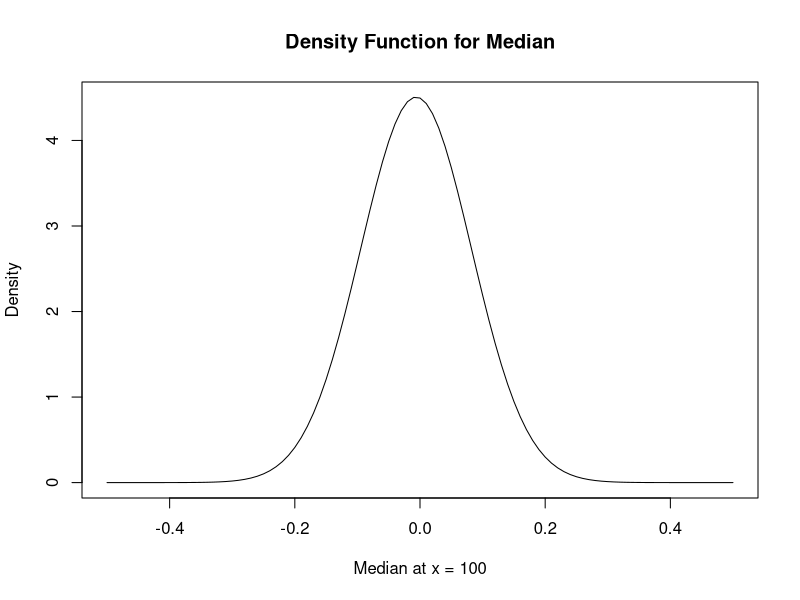
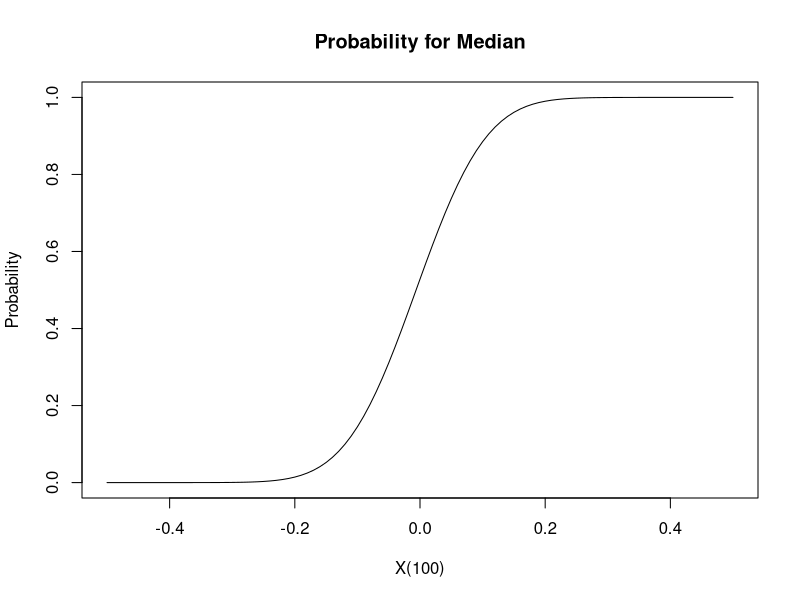
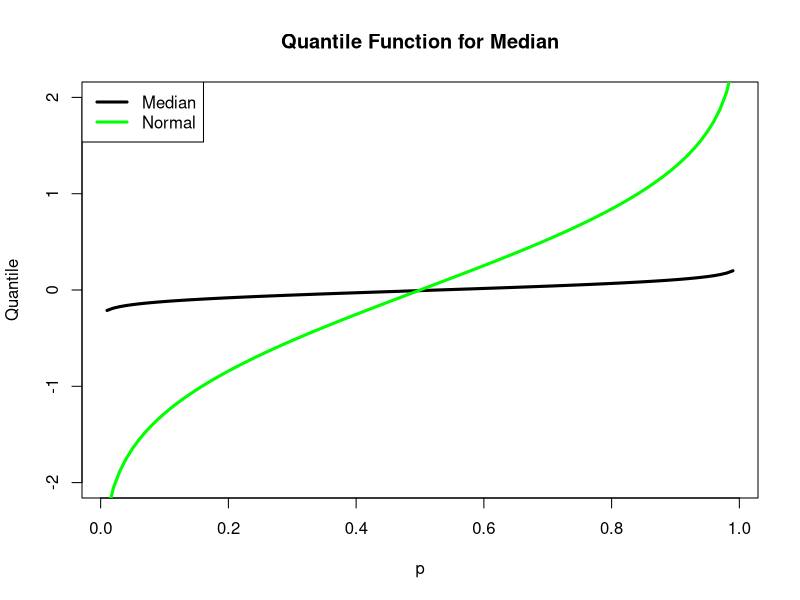
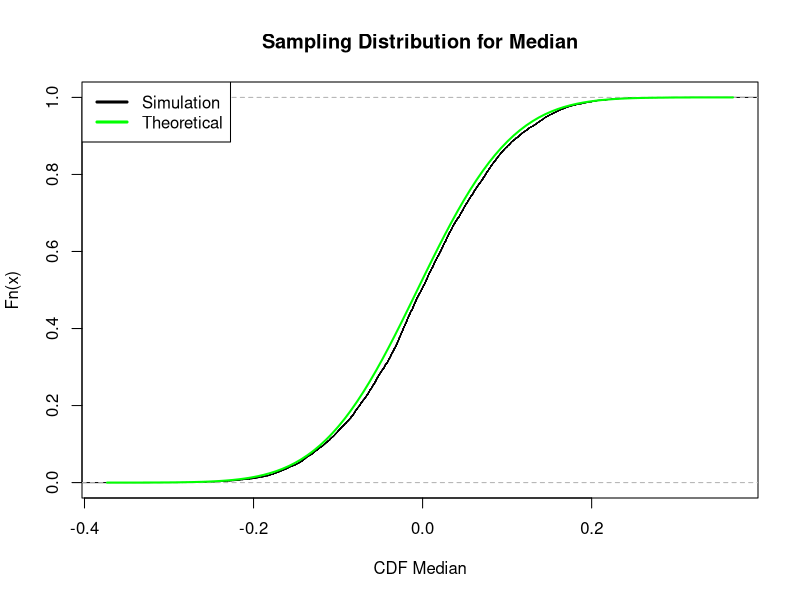
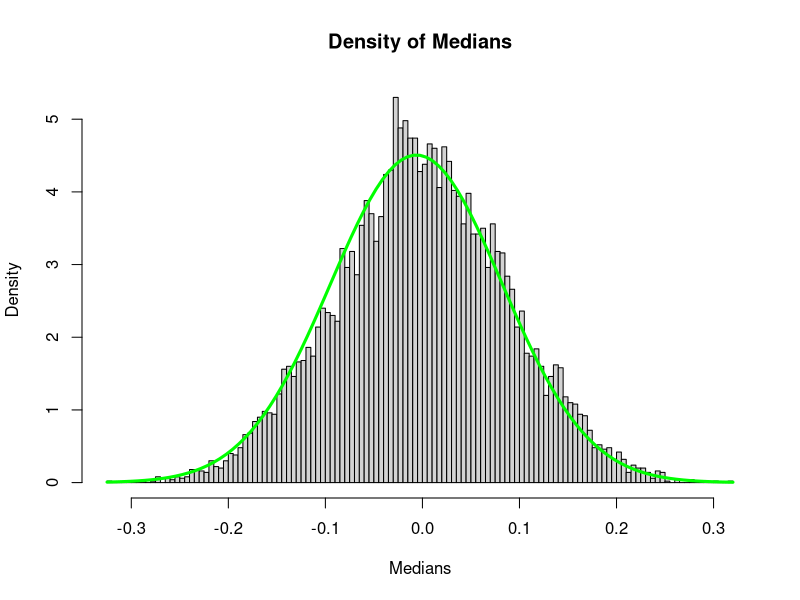
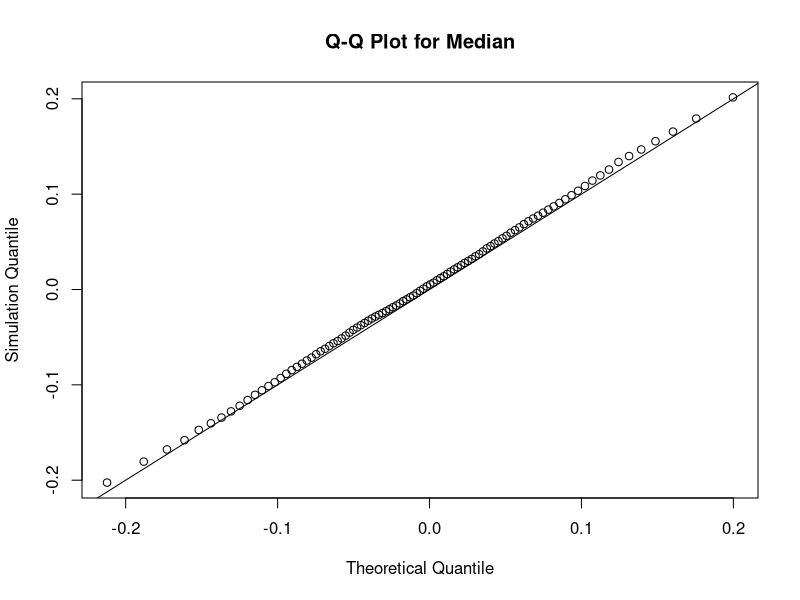
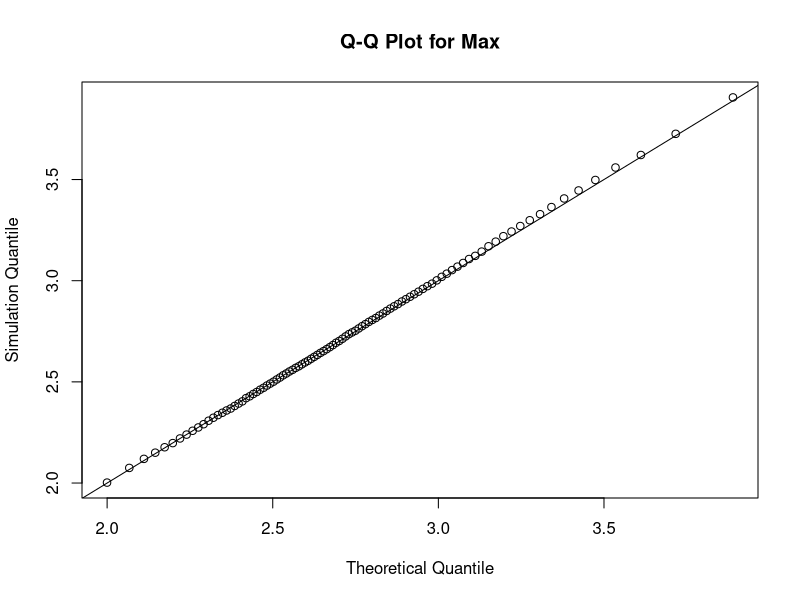
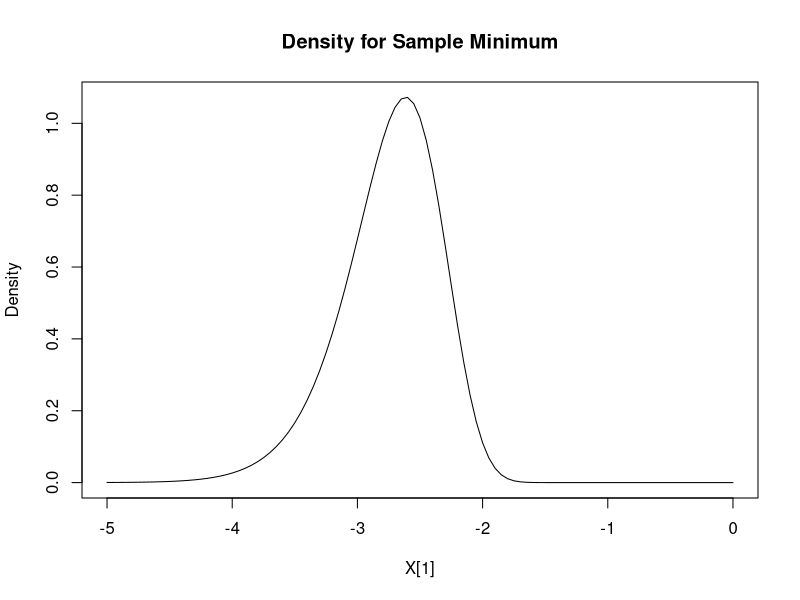

Recreate these plots in R, in order.
## ---- chunk 1
library(dplyr)
library(tidyverse)
## ---- chunk 2
dorder <- function(x){
  100 * choose(200,100) * (pnorm(x))^(100-1) * (1-pnorm(x))^(200-100) * dnorm(x)
}

curve(dorder(x), -0.5, 0.5, main = "Density Function for Median", xlab = "Median at x = 100", ylab = "Density")
## ---- chunk 3
porder <- function(x){
  pbinom(100-1, 200, pnorm(x), lower.tail = FALSE)
}
curve(porder(x), -0.5, 0.5, main = "Probability for Median", 
      xlab = "X(100)", ylab = "Probability")
## ---- chunk 4
qorder <- function(p){
  out <- p
  for (i in seq_along(p)){
    out[i] <- uniroot(function(x){
      porder(x) - p[i]
      },
      c(-100,100))$root
  }
  out
}

p <- seq(0.01, 0.99, by = 0.01)
plot(p,
     qorder(p),
     type="l",
     ylim=c(-2,2),
     ylab="Quantile",
     lwd=3,
     main = "Quantile Function for Median")
lines(p,
      qnorm(p),
      col="green",
      lwd=3)
legend("topleft",
       c("Median","Normal"),
       col = c("black","green"), 
       lwd = 3)
## ---- chunk 5
samp <- array(rnorm(200 * 10000, 0, 1), c(10000, 200))
meds <- samp %>% 
  apply(1, median)
plot(ecdf(meds),
     xlab = "CDF Median",
     main = "Sampling Distribution for Median")
curve(porder(x), lwd = 2, add = TRUE, col = "green")
legend("topleft",
       c("Simulation","Theoretical"), 
       col = c("black", "green"), 
       lwd = 3)
## ---- chunk 6
hist(meds, breaks = 100, freq = FALSE, 
     main = "Density of Medians",
     xlab = "Medians")
curve(dorder(x), col = "green", add = TRUE, lw = 3)
## ---- chunk 7
p <- seq(0.01, 0.99, by = 0.01)

x_meds <- qorder(p)
y_meds <- quantile(meds, seq(0.01, 0.99, by = 0.01))
qqplot(x_meds, y_meds,
       main = "Q-Q Plot for Median",
       xlab = "Theoretical Quantile", 
       ylab = "Simulation Quantile")
abline(0,1)
## ---- chunk 8
dorderk <- function(x, k){
  k * choose(200, k) * (pnorm(x))^(k - 1) * (1-pnorm(x))^(200 - k) * dnorm(x)
}

porderk <- function(x, k){
  pbinom(k - 1, 200, pnorm(x), lower.tail = FALSE)
}

qorderk <- function(p, k){
  out <- p
  for (i in seq_along(p)){
    out[i] <- uniroot(function(x){
      porderk(x, k) - p[i]
      },
      c(-100, 100))$root
  }
  out
}
## ---- chunk 9
p <- seq(0.01, 0.99, by = 0.01)
samp <- array(rnorm(200 * 10000, 0, 1), c(10000, 200))
maxs <- samp %>% 
  apply(1, max)
x <- qorderk(p, 200)
y <- quantile(maxs, seq(0.01, 0.99, by = 0.01))
qqplot(x, y,
       main = "Q-Q Plot for Max",
       xlab = "Theoretical Quantile", 
       ylab = "Simulation Quantile")
abline(0,1)
## ---- chunk 10
dorderk2 <- function(x, k, n, dist = "norm", ...){
  pf <- get(paste0("p", dist))
  df <- get(paste0("d", dist))
  k * 
    choose(n, k) * 
    (pf(x, ...))^(k - 1) * 
    (1-pf(x, ...))^(n - k) * 
    df(x, ...)
}

porderk2 <- function(x, k, n, dist = "norm", ...){
  pf <- get(paste0("p", dist))
  pbinom(k - 1, n, pf(x, ...), lower.tail = FALSE)
}

qorderk2 <- function(x, k, n, dist = "norm", ...){
  out <- p
  for (i in seq_along(p)){
    out[i] <- uniroot(function(x){
      porderk2(x, k, n, dist, ...) - p[i]
      },
      c(-100, 100))$root
  }
  out
}
## ---- chunk 11
curve(
  dorderk2(x, k = 1, n = 200, dist = "norm"),
  xlim = c(-5,0),
  main = "Density for Sample Minimum",
  xlab = "X[1]",
  ylab = "Density"
)


## ---- chunk 12
curve(porderk2(x, 1, 200, "norm"), 
      xlim = c(-5, 0), 
      main = "Probability for Minimum", 
      xlab = "X(1)", ylab = "Probability")
